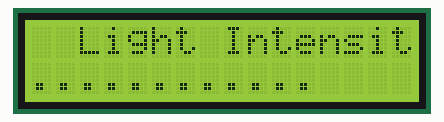
A sketch run on a simulated Arduino Uno, built with avr-gcc and run on an emulated ATmega328P. Parts: 16×2 character LCD.

Above: at 0.1 s.
At 1.1 s:
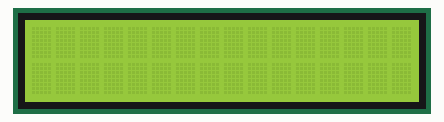

The sketch:

Potentiometer_Blink.ino
```cpp
#include <Wire.h>
#include <LiquidCrystal_I2C.h>;
LiquidCrystal_I2C lcd (0x3f,16,2);
void setup() {
    lcd.init();
    lcd.backlight();
}

void loop() {
    lcd.setCursor(2,0);
    lcd.print("Light Intensity");
    lcd.setCursor(0,1);
    lcd.print("............");
    delay(1000);
    lcd.clear();
    delay(500);
}
```

Measured:
- what the display in image 1 shows lasts 0.5 s, from 1.1 s to 1.6 s
